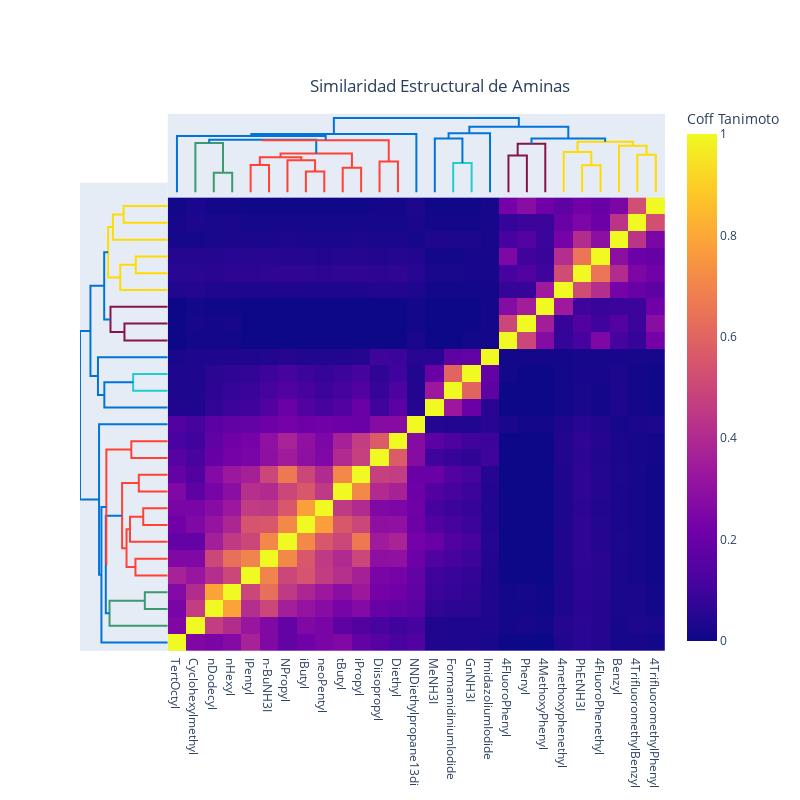

The cell this chart's notebook holds for it:
### Code cell
similarity_tanimoto = calculate_amine_fingerprint_distance(amines_smiles, abb_amines_names, 'Tanimoto')
plot_heatmap_plotly(similarity_tanimoto, abb_amines_names, 'Similaridad Estructural de Aminas', 'centroid', 'Coff Tanimoto')

### Figure 1 — Plotly figure (JSON) as saved in the notebook; plotly's stock layout.template omitted (floating-point values rounded to 4 significant figures; data arrays with more than 128 entries replaced by an {"elided": "..."} marker saying what was removed)
{"data": [{"hoverinfo": "text", "marker": {"color": "rgb(61,153,112)"}, "mode": "lines", "type": "scatter", "x": [25, 25, 35, 35], "xaxis": "x", "y": [0, 0.3878, 0.3878, 0], "yaxis": "y2"}, {"hoverinfo": "text", "marker": {"color": "rgb(61,153,112)"}, "mode": "lines", "type": "scatter", "x": [15, 15, 30, 30], "xaxis": "x", "y": [0, 0.9847, 0.9847, 0.3878], "yaxis": "y2"}, {"hoverinfo": "text", "marker": {"color": "rgb(255,65,54)"}, "mode": "lines", "type": "scatter", "x": [45, 45, 55, 55], "xaxis": "x", "y": [0, 0.5466, 0.5466, 0], "yaxis": "y2"}, {"hoverinfo": "text", "marker": {"color": "rgb(255,65,54)"}, "mode": "lines", "type": "scatter", "x": [75, 75, 85, 85], "xaxis": "x", "y": [0, 0.4147, 0.4147, 0], "yaxis": "y2"}, {"hoverinfo": "text", "marker": {"color": "rgb(255,65,54)"}, "mode": "lines", "type": "scatter", "x": [65, 65, 80, 80], "xaxis": "x", "y": [0, 0.6386, 0.6386, 0.4147], "yaxis": "y2"}, {"hoverinfo": "text", "marker": {"color": "rgb(255,65,54)"}, "mode": "lines", "type": "scatter", "x": [50, 50, 72.5, 72.5], "xaxis": "x", "y": [0.5466, 0.6976, 0.6976, 0.6386], "yaxis": "y2"}, {"hoverinfo": "text", "marker": {"color": "rgb(255,65,54)"}, "mode": "lines", "type": "scatter", "x": [95, 95, 105, 105], "xaxis": "x", "y": [0, 0.4897, 0.4897, 0], "yaxis": "y2"}, {"hoverinfo": "text", "marker": {"color": "rgb(255,65,54)"}, "mode": "lines", "type": "scatter", "x": [61.25, 61.25, 100, 100], "xaxis": "x", "y": [0.6976, 0.7722, 0.7722, 0.4897], "yaxis": "y2"}, {"hoverinfo": "text", "marker": {"color": "rgb(0,116,217)"}, "mode": "lines", "type": "scatter", "x": [22.5, 22.5, 80.62, 80.62], "xaxis": "x", "y": [0.9847, 1.048, 1.048, 0.7722], "yaxis": "y2"}, {"hoverinfo": "text", "marker": {"color": "rgb(255,65,54)"}, "mode": "lines", "type": "scatter", "x": [115, 115, 125, 125], "xaxis": "x", "y": [0, 0.6162, 0.6162, 0], "yaxis": "y2"}, {"hoverinfo": "text", "marker": {"color": "rgb(255,65,54)"}, "mode": "lines", "type": "scatter", "x": [51.56, 51.56, 120, 120], "xaxis": "x", "y": [1.048, 1.039, 1.039, 0.6162], "yaxis": "y2"}, {"hoverinfo": "text", "marker": {"color": "rgb(0,116,217)"}, "mode": "lines", "type": "scatter", "x": [5, 5, 85.78, 85.78], "xaxis": "x", "y": [0, 1.122, 1.122, 1.039], "yaxis": "y2"}, {"hoverinfo": "text", "marker": {"color": "rgb(0,116,217)"}, "mode": "lines", "type": "scatter", "x": [45.39, 45.39, 135, 135], "xaxis": "x", "y": [1.122, 1.162, 1.162, 0], "yaxis": "y2"}, {"hoverinfo": "text", "marker": {"color": "rgb(35,205,205)"}, "mode": "lines", "type": "scatter", "x": [155, 155, 165, 165], "xaxis": "x", "y": [0, 0.5853, 0.5853, 0], "yaxis": "y2"}, {"hoverinfo": "text", "marker": {"color": "rgb(0,116,217)"}, "mode": "lines", "type": "scatter", "x": [145, 145, 160, 160], "xaxis": "x", "y": [0, 1.073, 1.073, 0.5853], "yaxis": "y2"}, {"hoverinfo": "text", "marker": {"color": "rgb(0,116,217)"}, "mode": "lines", "type": "scatter", "x": [152.5, 152.5, 175, 175], "xaxis": "x", "y": [1.073, 1.181, 1.181, 0], "yaxis": "y2"}, {"hoverinfo": "text", "marker": {"color": "rgb(133,20,75)"}, "mode": "lines", "type": "scatter", "x": [185, 185, 195, 195], "xaxis": "x", "y": [0, 0.7324, 0.7324, 0], "yaxis": "y2"}, {"hoverinfo": "text", "marker": {"color": "rgb(133,20,75)"}, "mode": "lines", "type": "scatter", "x": [190, 190, 205, 205], "xaxis": "x", "y": [0.7324, 0.969, 0.969, 0], "yaxis": "y2"}, {"hoverinfo": "text", "marker": {"color": "rgb(255,220,0)"}, "mode": "lines", "type": "scatter", "x": [225, 225, 235, 235], "xaxis": "x", "y": [0, 0.5412, 0.5412, 0], "yaxis": "y2"}, {"hoverinfo": "text", "marker": {"color": "rgb(255,220,0)"}, "mode": "lines", "type": "scatter", "x": [215, 215, 230, 230], "xaxis": "x", "y": [0, 0.8038, 0.8038, 0.5412], "yaxis": "y2"}, {"hoverinfo": "text", "marker": {"color": "rgb(255,220,0)"}, "mode": "lines", "type": "scatter", "x": [255, 255, 265, 265], "xaxis": "x", "y": [0, 0.7472, 0.7472, 0], "yaxis": "y2"}, {"hoverinfo": "text", "marker": {"color": "rgb(255,220,0)"}, "mode": "lines", "type": "scatter", "x": [245, 245, 260, 260], "xaxis": "x", "y": [0, 0.9286, 0.9286, 0.7472], "yaxis": "y2"}, {"hoverinfo": "text", "marker": {"color": "rgb(255,220,0)"}, "mode": "lines", "type": "scatter", "x": [222.5, 222.5, 252.5, 252.5], "xaxis": "x", "y": [0.8038, 1.009, 1.009, 0.9286], "yaxis": "y2"}, {"hoverinfo": "text", "marker": {"color": "rgb(0,116,217)"}, "mode": "lines", "type": "scatter", "x": [197.5, 197.5, 237.5, 237.5], "xaxis": "x", "y": [0.969, 1.075, 1.075, 1.009], "yaxis": "y2"}, {"hoverinfo": "text", "marker": {"color": "rgb(0,116,217)"}, "mode": "lines", "type": "scatter", "x": [163.8, 163.8, 217.5, 217.5], "xaxis": "x", "y": [1.181, 1.308, 1.308, 1.075], "yaxis": "y2"}, {"hoverinfo": "text", "marker": {"color": "rgb(0,116,217)"}, "mode": "lines", "type": "scatter", "x": [90.2, 90.2, 190.6, 190.6], "xaxis": "x", "y": [1.162, 1.485, 1.485, 1.308], "yaxis": "y2"}, {"hoverinfo": "text", "marker": {"color": "rgb(61,153,112)"}, "mode": "lines", "type": "scatter", "x": [0, -0.3878, -0.3878, 0], "xaxis": "x2", "y": [25, 25, 35, 35], "yaxis": "y"}, {"hoverinfo": "text", "marker": {"color": "rgb(61,153,112)"}, "mode": "lines", "type": "scatter", "x": [0, -0.9847, -0.9847, -0.3878], "xaxis": "x2", "y": [15, 15, 30, 30], "yaxis": "y"}, {"hoverinfo": "text", "marker": {"color": "rgb(255,65,54)"}, "mode": "lines", "type": "scatter", "x": [0, -0.5466, -0.5466, 0], "xaxis": "x2", "y": [45, 45, 55, 55], "yaxis": "y"}, {"hoverinfo": "text", "marker": {"color": "rgb(255,65,54)"}, "mode": "lines", "type": "scatter", "x": [0, -0.4147, -0.4147, 0], "xaxis": "x2", "y": [75, 75, 85, 85], "yaxis": "y"}, {"hoverinfo": "text", "marker": {"color": "rgb(255,65,54)"}, "mode": "lines", "type": "scatter", "x": [0, -0.6386, -0.6386, -0.4147], "xaxis": "x2", "y": [65, 65, 80, 80], "yaxis": "y"}, {"hoverinfo": "text", "marker": {"color": "rgb(255,65,54)"}, "mode": "lines", "type": "scatter", "x": [-0.5466, -0.6976, -0.6976, -0.6386], "xaxis": "x2", "y": [50, 50, 72.5, 72.5], "yaxis": "y"}, {"hoverinfo": "text", "marker": {"color": "rgb(255,65,54)"}, "mode": "lines", "type": "scatter", "x": [0, -0.4897, -0.4897, 0], "xaxis": "x2", "y": [95, 95, 105, 105], "yaxis": "y"}, {"hoverinfo": "text", "marker": {"color": "rgb(255,65,54)"}, "mode": "lines", "type": "scatter", "x": [-0.6976, -0.7722, -0.7722, -0.4897], "xaxis": "x2", "y": [61.25, 61.25, 100, 100], "yaxis": "y"}, {"hoverinfo": "text", "marker": {"color": "rgb(0,116,217)"}, "mode": "lines", "type": "scatter", "x": [-0.9847, -1.048, -1.048, -0.7722], "xaxis": "x2", "y": [22.5, 22.5, 80.62, 80.62], "yaxis": "y"}, {"hoverinfo": "text", "marker": {"color": "rgb(255,65,54)"}, "mode": "lines", "type": "scatter", "x": [0, -0.6162, -0.6162, 0], "xaxis": "x2", "y": [115, 115, 125, 125], "yaxis": "y"}, {"hoverinfo": "text", "marker": {"color": "rgb(255,65,54)"}, "mode": "lines", "type": "scatter", "x": [-1.048, -1.039, -1.039, -0.6162], "xaxis": "x2", "y": [51.56, 51.56, 120, 120], "yaxis": "y"}, {"hoverinfo": "text", "marker": {"color": "rgb(0,116,217)"}, "mode": "lines", "type": "scatter", "x": [0, -1.122, -1.122, -1.039], "xaxis": "x2", "y": [5, 5, 85.78, 85.78], "yaxis": "y"}, {"hoverinfo": "text", "marker": {"color": "rgb(0,116,217)"}, "mode": "lines", "type": "scatter", "x": [-1.122, -1.162, -1.162, 0], "xaxis": "x2", "y": [45.39, 45.39, 135, 135], "yaxis": "y"}, {"hoverinfo": "text", "marker": {"color": "rgb(35,205,205)"}, "mode": "lines", "type": "scatter", "x": [0, -0.5853, -0.5853, 0], "xaxis": "x2", "y": [155, 155, 165, 165], "yaxis": "y"}, {"hoverinfo": "text", "marker": {"color": "rgb(0,116,217)"}, "mode": "lines", "type": "scatter", "x": [0, -1.073, -1.073, -0.5853], "xaxis": "x2", "y": [145, 145, 160, 160], "yaxis": "y"}, {"hoverinfo": "text", "marker": {"color": "rgb(0,116,217)"}, "mode": "lines", "type": "scatter", "x": [-1.073, -1.181, -1.181, 0], "xaxis": "x2", "y": [152.5, 152.5, 175, 175], "yaxis": "y"}, {"hoverinfo": "text", "marker": {"color": "rgb(133,20,75)"}, "mode": "lines", "type": "scatter", "x": [0, -0.7324, -0.7324, 0], "xaxis": "x2", "y": [185, 185, 195, 195], "yaxis": "y"}, {"hoverinfo": "text", "marker": {"color": "rgb(133,20,75)"}, "mode": "lines", "type": "scatter", "x": [-0.7324, -0.969, -0.969, 0], "xaxis": "x2", "y": [190, 190, 205, 205], "yaxis": "y"}, {"hoverinfo": "text", "marker": {"color": "rgb(255,220,0)"}, "mode": "lines", "type": "scatter", "x": [0, -0.5412, -0.5412, 0], "xaxis": "x2", "y": [225, 225, 235, 235], "yaxis": "y"}, {"hoverinfo": "text", "marker": {"color": "rgb(255,220,0)"}, "mode": "lines", "type": "scatter", "x": [0, -0.8038, -0.8038, -0.5412], "xaxis": "x2", "y": [215, 215, 230, 230], "yaxis": "y"}, {"hoverinfo": "text", "marker": {"color": "rgb(255,220,0)"}, "mode": "lines", "type": "scatter", "x": [0, -0.7472, -0.7472, 0], "xaxis": "x2", "y": [255, 255, 265, 265], "yaxis": "y"}, {"hoverinfo": "text", "marker": {"color": "rgb(255,220,0)"}, "mode": "lines", "type": "scatter", "x": [0, -0.9286, -0.9286, -0.7472], "xaxis": "x2", "y": [245, 245, 260, 260], "yaxis": "y"}, {"hoverinfo": "text", "marker": {"color": "rgb(255,220,0)"}, "mode": "lines", "type": "scatter", "x": [-0.8038, -1.009, -1.009, -0.9286], "xaxis": "x2", "y": [222.5, 222.5, 252.5, 252.5], "yaxis": "y"}, {"hoverinfo": "text", "marker": {"color": "rgb(0,116,217)"}, "mode": "lines", "type": "scatter", "x": [-0.969, -1.075, -1.075, -1.009], "xaxis": "x2", "y": [197.5, 197.5, 237.5, 237.5], "yaxis": "y"}, {"hoverinfo": "text", "marker": {"color": "rgb(0,116,217)"}, "mode": "lines", "type": "scatter", "x": [-1.181, -1.308, -1.308, -1.075], "xaxis": "x2", "y": [163.8, 163.8, 217.5, 217.5], "yaxis": "y"}, {"hoverinfo": "text", "marker": {"color": "rgb(0,116,217)"}, "mode": "lines", "type": "scatter", "x": [-1.162, -1.485, -1.485, -1.308], "xaxis": "x2", "y": [90.2, 90.2, 190.6, 190.6], "yaxis": "y"}, {"colorbar": {"title": {"text": "Coff Tanimoto"}}, "type": "heatmap", "x": [5, 15, 25, 35, 45, 55, 65, 75, 85, 95, 105, 115, 125, 135, 145, 155, 165, 175, 185, 195, 205, 215, 225, 235, 245, 255, 265], "y": [5, 15, 25, 35, 45, 55, 65, 75, 85, 95, 105, 115, 125, 135, 145, 155, 165, 175, 185, 195, 205, 215, 225, 235, 245, 255, 265], "z": {"elided": "27x27 float values"}}], "layout": {"autosize": false, "height": 800, "hovermode": "closest", "showlegend": false, "title": {"text": "Similaridad Estructural de Aminas", "x": 0.55, "xanchor": "center", "y": 0.9, "yanchor": "top"}, "width": 800, "xaxis": {"domain": [0.15, 1], "mirror": false, "rangemode": "tozero", "showgrid": false, "showline": false, "showticklabels": true, "tickmode": "array", "ticks": "", "ticktext": ["TertOctyl", "Cyclohexylmethyl", "nDodecyl", "nHexyl", "IPentyl", "n-BuNH3I", "NPropyl", "iButyl", "neoPentyl", "tButyl", "iPropyl", "Diisopropyl", "Diethyl", "NNDiethylpropane13di", "MeNH3I", "FormamidiniumIodide", "GnNH3I", "ImidazoliumIodide", "4FluoroPhenyl", "Phenyl", "4MethoxyPhenyl", "4methoxyphenethyl", "PhEtNH3I", "4FluoroPhenethyl", "Benzyl", "4TrifluoromethylBenzyl", "4TrifluoromethylPhenyl"], "tickvals": [5, 15, 25, 35, 45, 55, 65, 75, 85, 95, 105, 115, 125, 135, 145, 155, 165, 175, 185, 195, 205, 215, 225, 235, 245, 255, 265], "type": "linear", "zeroline": false}, "xaxis2": {"domain": [0, 0.15], "mirror": false, "showgrid": false, "showline": false, "showticklabels": false, "ticks": "", "zeroline": false}, "yaxis": {"domain": [0, 0.85], "mirror": false, "rangemode": "tozero", "showgrid": false, "showline": false, "showticklabels": false, "ticks": "", "ticktext": ["TertOctyl", "Cyclohexylmethyl", "nDodecyl", "nHexyl", "IPentyl", "n-BuNH3I", "NPropyl", "iButyl", "neoPentyl", "tButyl", "iPropyl", "Diisopropyl", "Diethyl", "NNDiethylpropane13di", "MeNH3I", "FormamidiniumIodide", "GnNH3I", "ImidazoliumIodide", "4FluoroPhenyl", "Phenyl", "4MethoxyPhenyl", "4methoxyphenethyl", "PhEtNH3I", "4FluoroPhenethyl", "Benzyl", "4TrifluoromethylBenzyl", "4TrifluoromethylPhenyl"], "tickvals": [5, 15, 25, 35, 45, 55, 65, 75, 85, 95, 105, 115, 125, 135, 145, 155, 165, 175, 185, 195, 205, 215, 225, 235, 245, 255, 265], "type": "linear", "zeroline": false}, "yaxis2": {"domain": [0.825, 0.975], "mirror": false, "showgrid": false, "showline": false, "showticklabels": false, "ticks": "", "zeroline": false}}}
